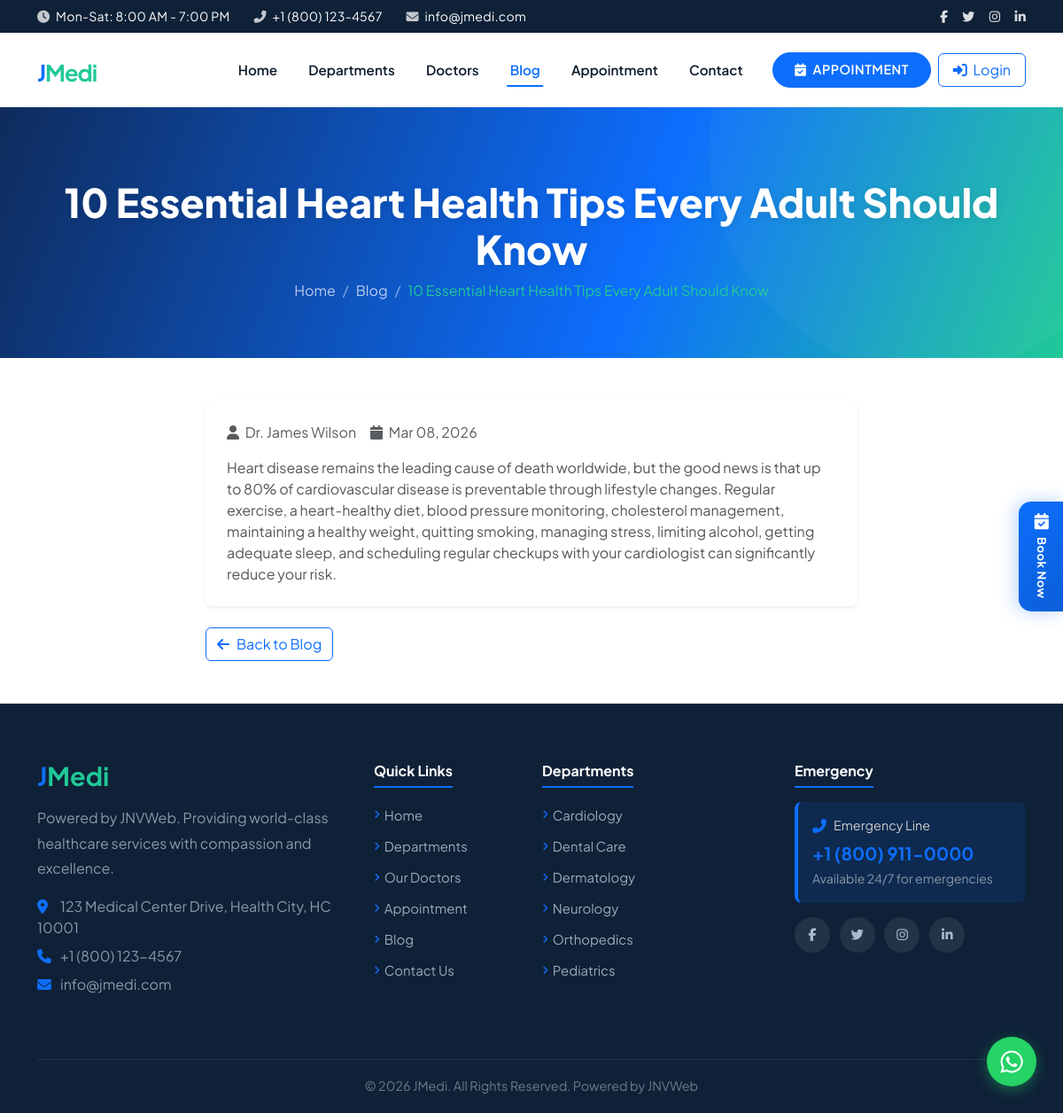
The page /blog.php?slug=10-essential-heart-health-tips on the database its author committed.
### tables this page shows
CREATE TABLE IF NOT EXISTS `menus` (
    `id`         INT AUTO_INCREMENT PRIMARY KEY,
    `menu_name`  VARCHAR(100) NOT NULL,
    `menu_link`  VARCHAR(255) NOT NULL,
    `menu_icon`  VARCHAR(50)  DEFAULT 'fa-link',
    `menu_order` INT          DEFAULT 0,
    `status`     SMALLINT     DEFAULT 1,
    `created_at` TIMESTAMP    DEFAULT CURRENT_TIMESTAMP
);

CREATE TABLE IF NOT EXISTS `posts` (
    `post_id`        INT AUTO_INCREMENT PRIMARY KEY,
    `title`          VARCHAR(255) NOT NULL,
    `slug`           VARCHAR(255) UNIQUE NOT NULL,
    `content`        TEXT,
    `featured_image` VARCHAR(255),
    `author`         VARCHAR(100) DEFAULT 'Admin',
    `status`         VARCHAR(20)  DEFAULT 'draft',
    `created_at`     TIMESTAMP    DEFAULT CURRENT_TIMESTAMP,
    `updated_at`     TIMESTAMP    DEFAULT CURRENT_TIMESTAMP ON UPDATE CURRENT_TIMESTAMP
);

CREATE TABLE IF NOT EXISTS `departments` (
    `department_id` INT AUTO_INCREMENT PRIMARY KEY,
    `name`          VARCHAR(100) NOT NULL,
    `slug`          VARCHAR(100) UNIQUE NOT NULL,
    `description`   TEXT,
    `icon`          VARCHAR(50)  DEFAULT 'fa-heartbeat',
    `services`      TEXT,
    `image`         VARCHAR(255),
    `status`        SMALLINT     DEFAULT 1,
    `sort_order`    INT          DEFAULT 0,
    `created_at`    TIMESTAMP    DEFAULT CURRENT_TIMESTAMP
);

### includes/functions.php (called while the page is built, shortened)
<?php
function e(string $str): string {
    return htmlspecialchars($str, ENT_QUOTES, 'UTF-8');
}
function getSettings(PDO $pdo): array {
    $stmt = $pdo->query("SELECT setting_key, setting_value FROM settings");
    $settings = [];
    while ($row = $stmt->fetch()) {
        $settings[$row['setting_key']] = $row['setting_value'];
    }
    return $settings;
}
function getDepartments(PDO $pdo, bool $activeOnly = true): array {
    $sql = "SELECT * FROM departments";
    if ($activeOnly) $sql .= " WHERE status = 1";
    $sql .= " ORDER BY sort_order, name";
    return $pdo->query($sql)->fetchAll();
}
function getPostBySlug(PDO $pdo, string $slug): ?array {
    $stmt = $pdo->prepare("SELECT * FROM posts WHERE slug = :slug AND status = 'published'");
    $stmt->execute([':slug' => $slug]);
    return $stmt->fetch() ?: null;
}
function formatDate(string $date): string {
    return date('M d, Y', strtotime($date));
}

### includes/auth.php (called while the page is built, shortened)
<?php
function isLoggedIn(): bool {
    return isset($_SESSION['admin_id']);
}

### public/blog.php (the view, shortened to what this page needs)
<?php
require_once __DIR__ . '/../includes/auth.php';
require_once __DIR__ . '/../includes/header.php';
$slug = $_GET['slug'] ?? '';
if ($slug) {
    $post = getPostBySlug($pdo, $slug);
}
?>
<div class="page-header">
    <div class="container">
        <h1><?= $slug && isset($post) ? e($post['title']) : 'Medical Blog' ?></h1>
        <nav aria-label="breadcrumb">
            <ol class="breadcrumb mb-0">
                <li class="breadcrumb-item"><a href="/">Home</a></li>
                <?php if ($slug): ?>
                <li class="breadcrumb-item"><a href="/public/blog.php">Blog</a></li>
                <li class="breadcrumb-item active"><?= e($post['title'] ?? '') ?></li>
                <?php else: ?>
                <li class="breadcrumb-item active">Blog</li>
                <?php endif; ?>
            </ol>
        </nav>
    </div>
</div>
<?php if ($slug && isset($post)): ?>
<section class="py-5">
    <div class="container">
        <div class="row justify-content-center">
            <div class="col-lg-8">
                <article class="bg-white rounded-3 p-4 shadow-sm">
                    <div class="d-flex align-items-center text-muted mb-3">
                        <span class="me-3"><i class="fas fa-user me-1"></i> <?= e($post['author'] ?? 'Admin') ?></span>
                        <span><i class="fas fa-calendar me-1"></i> <?= formatDate($post['created_at']) ?></span>
                    </div>
                    <div class="post-content">
                        <?= nl2br(e($post['content'] ?? '')) ?>
                    </div>
                </article>
                <div class="mt-4">
                    <a href="/public/blog.php" class="btn btn-outline-primary"><i class="fas fa-arrow-left me-2"></i>Back to Blog</a>
                </div>
            </div>
        </div>
    </div>
</section>
<?php endif; ?>
<?php require_once __DIR__ . '/../includes/footer.php'; ?>

### includes/header.php (shortened to what this page needs)
<?php
require_once __DIR__ . '/db.php';
require_once __DIR__ . '/functions.php';
require_once __DIR__ . '/auth.php';
$settings = getSettings($pdo);
$siteName = $settings['site_name'] ?? 'JMedi';
$currentPage = basename($_SERVER['PHP_SELF'], '.php');
$frontendLogo = $settings['frontend_logo'] ?? '';
$navMenus = [];
try {
    $navMenus = $pdo->query("SELECT * FROM menus WHERE status=1 ORDER BY menu_order ASC")->fetchAll();
} catch (Exception $e) {
    $navMenus = [];
}
?>
<!DOCTYPE html>
<html lang="en">
<head>
    <link href="https://cdn.jsdelivr.net/npm/bootstrap@5.3.2/dist/css/bootstrap.min.css" rel="stylesheet">
    <link href="https://cdnjs.cloudflare.com/ajax/libs/font-awesome/6.5.0/css/all.min.css" rel="stylesheet">
    <link href="https://cdn.jsdelivr.net/npm/swiper@11/swiper-bundle.min.css" rel="stylesheet">
    <link href="/assets/css/style.css" rel="stylesheet">
    <link href="/assets/css/hero-slider.css" rel="stylesheet">
</head>
<body>
<div class="topbar text-white py-2 d-none d-md-block">
    <div class="container d-flex justify-content-between align-items-center">
        <div>
            <span class="me-4"><i class="fas fa-clock me-1 opacity-75"></i> Mon-Sat: 8:00 AM - 7:00 PM</span>
            <span class="me-4"><i class="fas fa-phone-alt me-1 opacity-75"></i> <?= e($settings['phone'] ?? '') ?></span>
            <span><i class="fas fa-envelope me-1 opacity-75"></i> <?= e($settings['email'] ?? '') ?></span>
        </div>
        <div class="d-flex align-items-center gap-3">
            <?php if (!empty($settings['facebook'])): ?><a href="<?= e($settings['facebook']) ?>" class="text-white"><i class="fab fa-facebook-f"></i></a><?php endif; ?>
            <?php if (!empty($settings['twitter'])): ?><a href="<?= e($settings['twitter']) ?>" class="text-white"><i class="fab fa-twitter"></i></a><?php endif; ?>
            <?php if (!empty($settings['instagram'])): ?><a href="<?= e($settings['instagram']) ?>" class="text-white"><i class="fab fa-instagram"></i></a><?php endif; ?>
            <?php if (!empty($settings['linkedin'])): ?><a href="<?= e($settings['linkedin']) ?>" class="text-white"><i class="fab fa-linkedin-in"></i></a><?php endif; ?>
        </div>
    </div>
</div>
<nav class="navbar navbar-expand-lg navbar-light bg-white sticky-top">
    <div class="container">
        <a class="navbar-brand fw-bold" href="/">
            <?php if ($frontendLogo): ?>
                <img src="<?= e($frontendLogo) ?>" alt="<?= e($siteName) ?>" style="height:45px;width:auto;object-fit:contain;">
            <?php else: ?>
                <span style="color:var(--primary);font-size:1.6rem;">J</span><span style="color:var(--secondary);font-size:1.6rem;">Medi</span>
            <?php endif; ?>
        </a>
        <div class="collapse navbar-collapse d-none d-lg-flex" id="mainNav">
            <ul class="navbar-nav ms-auto mb-2 mb-lg-0 align-items-lg-center">
                <?php if (!empty($navMenus)): ?>
                    <?php foreach ($navMenus as $menuItem):
                        $menuSlug = basename($menuItem['menu_link'], '.php');
                        $isActive = ($menuItem['menu_link'] === '/' && $currentPage === 'index') || $menuSlug === $currentPage;
                    ?>
                    <li class="nav-item">
                        <a class="nav-link <?= $isActive ? 'active' : '' ?>" href="<?= e($menuItem['menu_link']) ?>"><?= e($menuItem['menu_name']) ?></a>
                    </li>
                    <?php endforeach; ?>
                <?php endif; ?>
                <li class="nav-item ms-lg-3">
                    <a class="btn btn-primary px-4" href="/public/appointment.php">
                        <i class="fas fa-calendar-check me-1"></i> Appointment
                    </a>
                </li>
                <?php $isPatientLoggedIn = !empty($_SESSION['patient_id']); ?>
                <?php $isAdminLoggedIn = isLoggedIn(); ?>
                <?php if ($isPatientLoggedIn || $isAdminLoggedIn): ?>
                <li class="nav-item ms-lg-2 dropdown">
                    <a class="btn btn-outline-primary px-3 dropdown-toggle" href="#" role="button" data-bs-toggle="dropdown" aria-expanded="false">
                        <?php if ($isPatientLoggedIn): ?>
                            <i class="fas fa-user me-1"></i> <?= e($_SESSION['patient_name'] ?? 'Patient') ?>
                        <?php else: ?>
                            <i class="fas fa-user-shield me-1"></i> <?= e($_SESSION['admin_name'] ?? 'Admin') ?>
                        <?php endif; ?>
                    </a>
                    <ul class="dropdown-menu dropdown-menu-end" style="border-radius:12px;box-shadow:0 8px 25px rgba(0,0,0,0.1);border:none;">
                        <?php if ($isPatientLoggedIn): ?>
                        <li><a class="dropdown-item py-2" href="/public/patient-dashboard.php"><i class="fas fa-th-large me-2 text-muted"></i>My Dashboard</a></li>
                        <li><a class="dropdown-item py-2" href="/public/patient-dashboard.php"><i class="fas fa-calendar-check me-2 text-muted"></i>My Appointments</a></li>
                        <li><hr class="dropdown-divider"></li>
                        <li><a class="dropdown-item py-2 text-danger" href="/public/patient-logout.php"><i class="fas fa-sign-out-alt me-2"></i>Logout</a></li>
                        <?php endif; ?>
                        <?php if ($isAdminLoggedIn): ?>
                        <li><a class="dropdown-item py-2" href="/admin/"><i class="fas fa-tachometer-alt me-2 text-muted"></i>Admin Panel</a></li>
                        <li><hr class="dropdown-divider"></li>
                        <li><a class="dropdown-item py-2 text-danger" href="/admin/logout.php"><i class="fas fa-sign-out-alt me-2"></i>Logout</a></li>
                        <?php endif; ?>
                    </ul>
                </li>
                <?php else: ?>
                <li class="nav-item ms-lg-2">
                    <button class="btn btn-outline-primary px-3" data-bs-toggle="modal" data-bs-target="#loginModal">
                        <i class="fas fa-sign-in-alt me-1"></i> Login
                    </button>
                </li>
                <?php endif; ?>
            </ul>
        </div>
    </div>
</nav>

### includes/footer.php (shortened to what this page needs)
<footer class="footer text-light">
    <div class="container">
        <div class="row g-4 pb-4">
            <div class="col-12 col-lg-4">
                <?php $footerLogo = $settings['footer_logo'] ?? ($settings['frontend_logo'] ?? ''); ?>
                <?php if ($footerLogo): ?>
                <a href="/" class="d-inline-block mb-3"><img src="<?= e($footerLogo) ?>" alt="<?= e($settings['site_name'] ?? 'JMedi') ?>" style="height:50px;width:auto;object-fit:contain;filter:brightness(0) invert(1);"></a>
                <?php else: ?>
                <h5 class="mb-3" style="font-size:1.8rem;"><a href="/" class="text-decoration-none"><span style="color:var(--primary);">J</span><span style="color:var(--secondary);">Medi</span></a></h5>
                <?php endif; ?>
                <p style="color:#8899aa;line-height:1.8;"><?= e($settings['tagline'] ?? 'Smart Medical Platform') ?>. Providing world-class healthcare services with compassion and excellence.</p>
                <ul class="list-unstyled" style="color:#8899aa;">
                    <li class="mb-2"><i class="fas fa-map-marker-alt me-2" style="color:var(--primary);width:18px;"></i><?= e($settings['address'] ?? '') ?></li>
                    <li class="mb-2"><i class="fas fa-phone me-2" style="color:var(--primary);width:18px;"></i><?= e($settings['phone'] ?? '') ?></li>
                    <li class="mb-2"><i class="fas fa-envelope me-2" style="color:var(--primary);width:18px;"></i><?= e($settings['email'] ?? '') ?></li>
                </ul>
            </div>
            <div class="col-6 col-lg-2">
                <h6 class="mb-3 pb-2" style="border-bottom:2px solid var(--primary);display:inline-block;">Quick Links</h6>
                <ul class="list-unstyled footer-links">
                    <li><a href="/">Home</a></li>
                    <li><a href="/public/departments.php">Departments</a></li>
                    <li><a href="/public/doctors.php">Our Doctors</a></li>
                    <li><a href="/public/appointment.php">Appointment</a></li>
                    <li><a href="/public/blog.php">Blog</a></li>
                    <li><a href="/public/contact.php">Contact Us</a></li>
                </ul>
            </div>
            <div class="col-6 col-lg-3">
                <h6 class="mb-3 pb-2" style="border-bottom:2px solid var(--primary);display:inline-block;">Departments</h6>
                <ul class="list-unstyled footer-links">
                    <?php
                    $footerDepts = getDepartments($pdo);
                    foreach (array_slice($footerDepts, 0, 6) as $dept): ?>
                    <li><a href="/public/departments.php?slug=<?= e($dept['slug']) ?>"><?= e($dept['name']) ?></a></li>
                    <?php endforeach; ?>
                </ul>
            </div>
            <div class="col-12 col-lg-3">
                <h6 class="mb-3 pb-2" style="border-bottom:2px solid var(--primary);display:inline-block;">Emergency</h6>
                <div class="p-3 rounded-3 mb-3" style="background:rgba(13,110,253,0.12);border-left:4px solid var(--primary);">
                    <div class="d-flex align-items-center gap-2 mb-2">
                        <i class="fas fa-phone-alt" style="color:var(--primary);"></i>
                        <span style="color:#ccc;font-size:0.9rem;">Emergency Line</span>
                    </div>
                    <p class="h5 mb-1" style="color:var(--primary);font-weight:700;"><?= e($settings['emergency_phone'] ?? '') ?></p>
                    <small style="color:#8899aa;">Available 24/7 for emergencies</small>
                </div>
                <div class="social-icons mt-3">
                    <?php if (!empty($settings['facebook'])): ?><a href="<?= e($settings['facebook']) ?>"><i class="fab fa-facebook-f"></i></a><?php endif; ?>
                    <?php if (!empty($settings['twitter'])): ?><a href="<?= e($settings['twitter']) ?>"><i class="fab fa-twitter"></i></a><?php endif; ?>
                    <?php if (!empty($settings['instagram'])): ?><a href="<?= e($settings['instagram']) ?>"><i class="fab fa-instagram"></i></a><?php endif; ?>
                    <?php if (!empty($settings['linkedin'])): ?><a href="<?= e($settings['linkedin']) ?>"><i class="fab fa-linkedin-in"></i></a><?php endif; ?>
                </div>
            </div>
        </div>
        <div class="footer-bottom text-center">
            <p class="mb-0" style="color:#6c7a8a;font-size:0.9rem;"><?= e($settings['footer_text'] ?? '© 2026 JMedi. All Rights Reserved.') ?></p>
        </div>
    </div>
</footer>
<?php
$whatsappNum = $settings['whatsapp_number'] ?? '';
?>
<?php
$waMsgTemplate = $settings['whatsapp_message'] ?? '';
if (empty($waMsgTemplate)) {
    $waMsgTemplate = "Hi {site_name}! 👋\n\nI visited your website and I am interested in your healthcare services. Could you please provide me with more information?\n\nThank you!";
}
$waMsg  = str_replace('{site_name}', ($settings['site_name'] ?? 'JMedi'), $waMsgTemplate);
$waText = urlencode($waMsg);
$waBase = $whatsappNum ? 'https://wa.me/' . rawurlencode($whatsappNum) . '?text=' . $waText : '/public/contact.php';
$waTarget = $whatsappNum ? 'target="_blank"' : '';
?>
<a href="<?= $waBase ?>" <?= $waTarget ?> class="whatsapp-float" title="<?= $whatsappNum ? 'Chat on WhatsApp' : 'Contact Us' ?>">
    <i class="fab fa-whatsapp"></i>
</a>
<button type="button" class="appointment-float" data-bs-toggle="modal" data-bs-target="#appointmentModal" title="Book Appointment">
    <i class="fas fa-calendar-check"></i>
    <span>Book Now</span>
</button>
</body>
</html>

### rows shown on the page
menus: menu_name "Home"
menus: menu_name "Departments"
menus: menu_name "Doctors"
menus: menu_name "Blog"
menus: menu_name "Appointment"
menus: menu_name "Contact"
posts: title "10 Essential Heart Health Tips Every Adult Should Know", author "Dr. James Wilson", created_at "Mar 08, 2026", content "Heart disease remains the leading cause of death worldwide, but the good news is that up to 80% of cardiovascular disease is preventable through lifestyle changes. Regular exercise, a heart-healthy diet, blood pressure monitoring, cholesterol management, maintaining a healthy weight, quitting smoking, managing stress, limiting alcohol, getting adequate sleep, and scheduling regular checkups with your cardiologist can significantly reduce your risk."
departments: name "Cardiology"
departments: name "Dental Care"
departments: name "Dermatology"
departments: name "Neurology"
departments: name "Orthopedics"
departments: name "Pediatrics"

### other values the page prints
$settings['phone'] "+1 (800) 123-4567"
$settings['email'] "info@jmedi.com"
$settings['tagline'] "Powered by JNVWeb"
$settings['address'] "123 Medical Center Drive, Health City, HC 10001"
$settings['emergency_phone'] "+1 (800) 911-0000"
$settings['footer_text'] "© 2026 JMedi. All Rights Reserved. Powered by JNVWeb"
